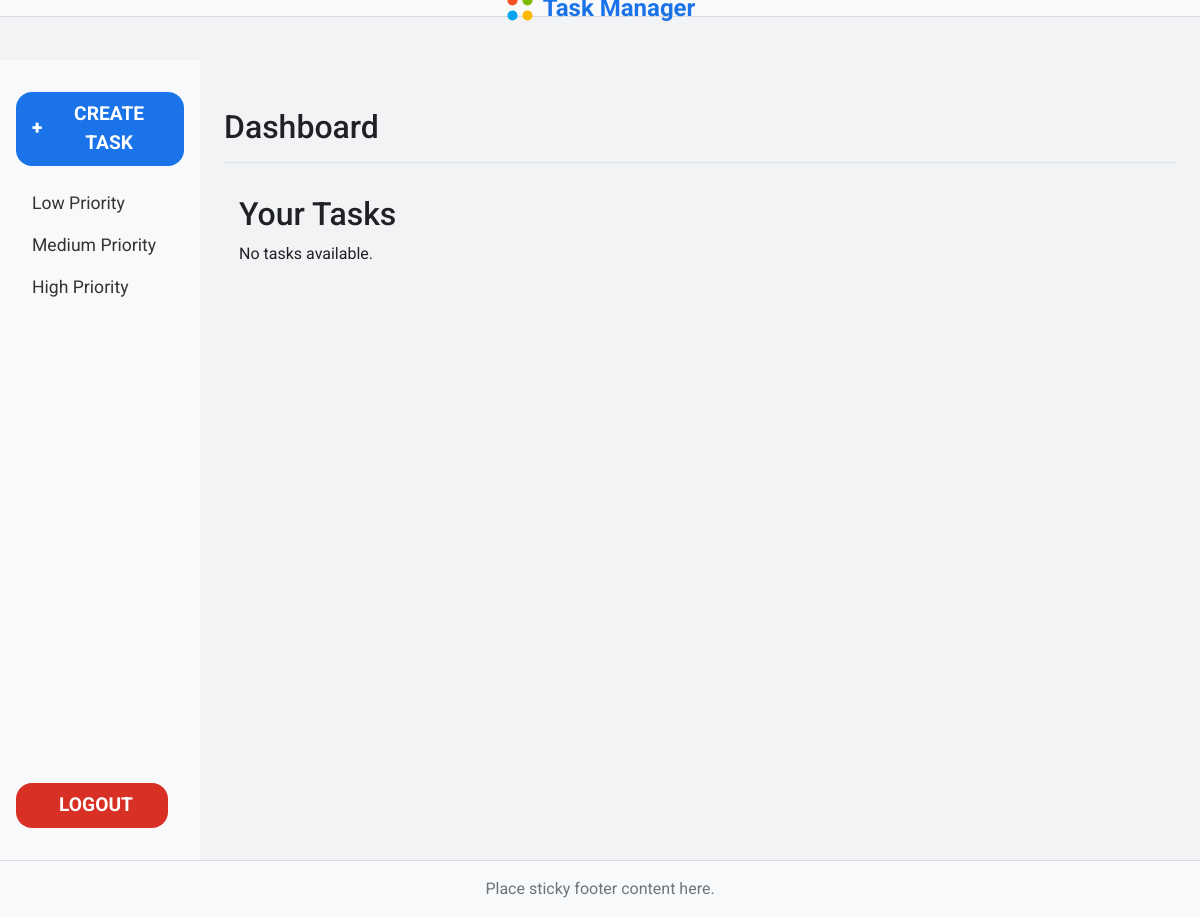
/tasks (signed in), run on an earlier commit of the app's database.
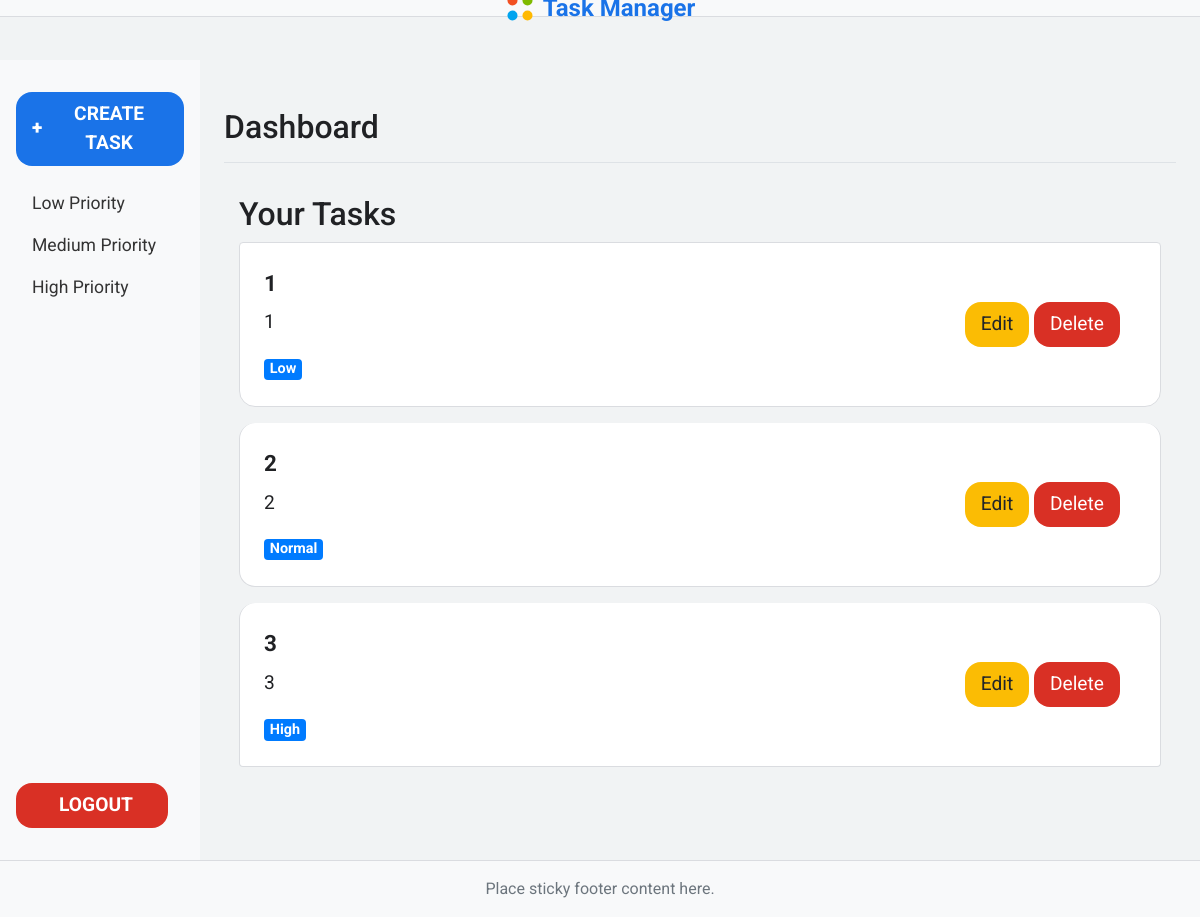
And on a later commit of the database.
### models/task.py (models this page shows)
class Task(db.Model):
    id = db.Column(db.Integer, primary_key=True)
    title = db.Column(db.String(100), nullable=False)
    description = db.Column(db.Text, nullable=True)
    priority = db.Column(db.String(50), nullable=False, default='Normal')
    user_id = db.Column(db.Integer, db.ForeignKey('user.id'), nullable=False)

### routes/task_routes.py (the view, shortened to what this page needs)
@task_routes.route('/tasks', methods=['GET', 'POST'])
@login_required
def tasks():
    form = TaskForm()
    sort_by = request.args.get('sort_by', 'date')
    order = request.args.get('order', 'asc')
    priority = request.args.get('priority', None)
    query = Task.query.filter_by(user_id=current_user.id)
    if priority:
        query = query.filter_by(priority=priority)
    if sort_by == 'priority':
        if order == 'asc':
            query = query.order_by(Task.priority.asc())
        else:
            query = query.order_by(Task.priority.desc())
    else:  # Default is sorting by date
        if order == 'asc':
            query = query.order_by(Task.id.asc())
        else:
            query = query.order_by(Task.id.desc())
    tasks = query.all()
    return render_template('tasks.html', tasks=tasks, form=form)

### app.py (called while the page is built)
@login_manager.user_loader
def load_user(user_id):
    return User.query.get(int(user_id))

### templates/tasks.html
{% extends "base.html" %} {% block content %}
<div class="container-fluid">
  <h2>Your Tasks</h2>
  {% if tasks %}
  <ul class="list-group">
    {% for task in tasks %}
    <li
      class="list-group-item d-flex justify-content-between align-items-center"
    >
      <div>
        <strong>{{ task.title }}</strong>
        <p>{{ task.description }}</p>
        <span class="badge badge-primary">{{ task.priority }}</span>
      </div>
      <div>
        <a
          href="{{ url_for('task.update_task', task_id=task.id) }}"
          class="btn btn-warning btn-sm"
          >Edit</a
        >
        <a
          href="{{ url_for('task.delete_task', task_id=task.id) }}"
          class="btn btn-danger btn-sm"
          >Delete</a
        >
      </div>
    </li>
    {% endfor %}
  </ul>
  {% else %}
  <p>No tasks available.</p>
  {% endif %}
</div>
{% endblock %}

### templates/base.html (shortened to what this page needs)
<!DOCTYPE html>
<html lang="en">
  <head>
    <link
      href="https://maxcdn.bootstrapcdn.com/bootstrap/4.5.2/css/bootstrap.min.css"
      rel="stylesheet"
    />
    <link
      rel="stylesheet"
      href="{{ url_for('static', filename='css/base.css') }}"
    />
    <link
      rel="stylesheet"
      href="{{ url_for('static', filename='css/navbar.css') }}"
    />
    <link
      rel="stylesheet"
      href="{{ url_for('static', filename='css/sidebar.css') }}"
    />
    <link
      rel="stylesheet"
      href="{{ url_for('static', filename='css/main_content.css') }}"
    />
    <link
      rel="stylesheet"
      href="{{ url_for('static', filename='css/footer.css') }}"
    />
  </head>
  <body>
    {% include 'navbar.html' %}
    <div class="wrapper">
      {% if current_user.is_authenticated %} {% include 'sidebar.html' %} {%
      endif %}
      <main
        id="main-content"
        role="main"
        class="col-md-9 ml-sm-auto col-lg-10 px-md-4"
      >
        <div
          class="d-flex justify-content-between flex-wrap flex-md-nowrap align-items-center pt-3 pb-2 mb-3 border-bottom"
        >
          <h1 class="h2">Dashboard</h1>
        </div>
        {% block content %}{% endblock %}
      </main>
    </div>
    {% include 'footer.html' %}
  </body>
</html>

### templates/navbar.html (shortened to what this page needs)
<nav
  class="navbar navbar-expand-lg navbar-light bg-light justify-content-center"
>
  <a class="navbar-brand" href="{{ url_for('task.tasks') }}">
    <img
      src="{{ url_for('static', filename='logo.svg') }}"
      alt="Task Manager Logo"
      width="30"
      height="30"
    />
  </a>
</nav>

### templates/sidebar.html
<nav id="sidebar" class="col-md-3 col-lg-2 d-md-block bg-light sidebar">
  <div class="sidebar-sticky pt-3 d-flex flex-column h-100">
    <ul class="nav flex-column">
      <li class="nav-item text-center mb-3">
        <a
          class="btn btn-primary create-task-btn"
          href="#"
          data-toggle="modal"
          data-target="#createTaskModal"
        >
          <strong>+</strong> CREATE TASK
        </a>
      </li>
      <li class="nav-item">
        <a class="nav-link" href="{{ url_for('task.tasks', priority='Low') }}"
          >Low Priority</a
        >
      </li>
      <li class="nav-item">
        <a
          class="nav-link"
          href="{{ url_for('task.tasks', priority='Normal') }}"
          >Medium Priority</a
        >
      </li>
      <li class="nav-item">
        <a class="nav-link" href="{{ url_for('task.tasks', priority='High') }}"
          >High Priority</a
        >
      </li>
    </ul>
    <div class="mt-auto text-center mb-3">
      <a class="btn btn-danger logout-btn" href="{{ url_for('auth.logout') }}">
        <span>LOGOUT</span>
      </a>
    </div>
  </div>
</nav>

### templates/footer.html
<footer class="footer mt-auto py-3 bg-light">
  <div class="container">
    <span class="text-muted">Place sticky footer content here.</span>
  </div>
</footer>

### static/CSS/base.css (style rules this page uses)
body { background-color: #f1f3f4; font-family: "Roboto", sans-serif; color: #202124; margin: 0; padding: 0; display: flex; flex-direction: column; min-height: 100vh; }
.wrapper { display: flex; flex: 1; margin-top: 60px; }

### static/CSS/navbar.css (style rules this page uses)
.navbar { background-color: #fff; border-bottom: 1px solid #dadce0; position: fixed; width: 100%; z-index: 1000; }
.navbar-brand { font-size: 1.5rem; font-weight: bold; color: #1a73e8 !important; }
.navbar .navbar-brand { display: flex; align-items: center; justify-content: center; width: 100%; position: absolute; left: 50%; transform: translateX(-50%); }
.navbar-brand img { margin-right: 0.5rem; }

### static/CSS/sidebar.css (style rules this page uses)
#sidebar { width: 20%; min-height: 100vh; background-color: #f8f9fa; padding: 1rem; transition: transform 0.3s ease; }
#sidebar .nav-link { font-size: 1.1rem; color: #333; }
.create-task-btn { font-size: 1.1rem; font-weight: bold; width: 100%; background-color: #1a73e8; color: white; text-align: center; padding: 0.5rem; border-radius: 0.5rem; display: flex; justify-content: center; align-items: center; transition: background-color 0.3s ease; }
.create-task-btn strong { margin-right: 0.5rem; }
.logout-btn { font-size: 1.1rem; font-weight: bold; width: 100%; background-color: #d93025; color: white; text-align: center; padding: 0.5rem; border-radius: 0.5rem; display: flex; justify-content: center; align-items: center; transition: background-color 0.3s ease; }
.logout-btn span { margin-left: 0.5rem; }

### static/CSS/main_content.css (style rules this page uses)
#main-content { flex: 1; padding: 2rem; transition: margin-left 0.3s ease; }
.container-fluid { padding-top: 1rem; }
.btn { font-size: 1.2rem; padding: 0.5rem 1rem; border-radius: 1rem; transition: background-color 0.3s ease; }
.btn-primary { background-color: #1a73e8; border: none; }
.btn-warning { background-color: #fbbc04; border: none; }
.btn-danger { background-color: #d93025; border: none; }
.list-group-item { font-size: 1.2rem; padding: 1.5rem; margin-bottom: 1rem; border-radius: 1rem; border: 1px solid #dadce0; background-color: #fff; }
.list-group-item strong { display: block; font-size: 1.4rem; margin-bottom: 0.5rem; }
.d-flex > div { margin-right: 1rem; }

### static/CSS/footer.css (style rules this page uses)
.footer { background-color: #f8f9fa; border-top: 1px solid #dadce0; text-align: center; padding: 1rem 0; }

What changed in the data, as far as the page shows it:
added Task: title "1", description "1", priority "Low"
added Task: title "2", description "2", priority "Normal"
added Task: title "3", description "3", priority "High"
Also different on the page:
text no longer shown: "No tasks available."
